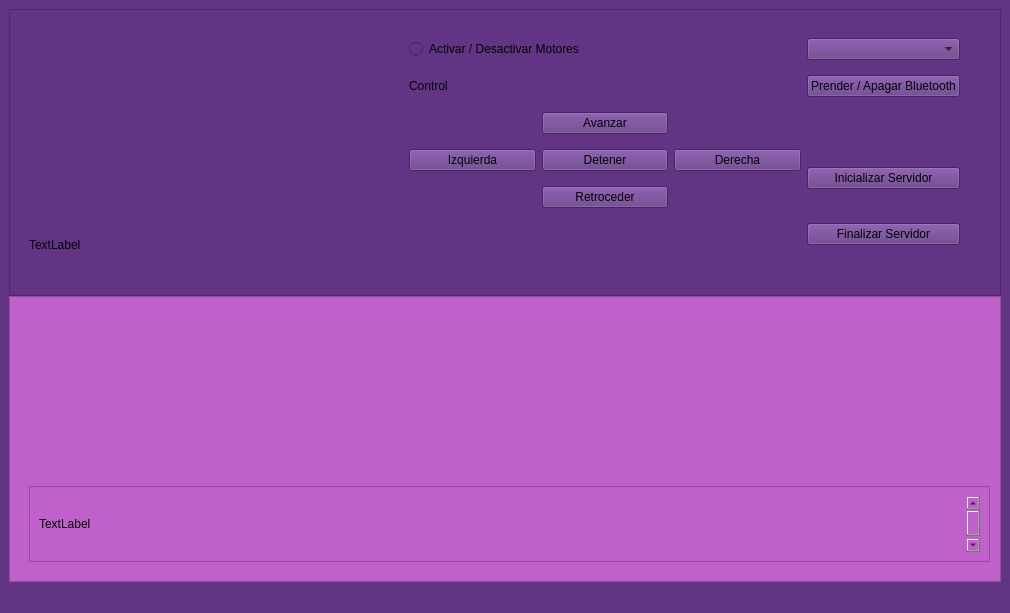
<?xml version="1.0" encoding="UTF-8"?>
<ui version="4.0">
 <class>MainWindow</class>
 <widget class="QMainWindow" name="MainWindow">
  <property name="geometry">
   <rect>
    <x>0</x>
    <y>0</y>
    <width>1010</width>
    <height>613</height>
   </rect>
  </property>
  <property name="windowTitle">
   <string>MainWindow</string>
  </property>
  <property name="styleSheet">
   <string notr="true">background-color: rgb(97, 53, 131);</string>
  </property>
  <widget class="QWidget" name="centralwidget">
   <layout class="QHBoxLayout" name="horizontalLayout">
    <item>
     <layout class="QVBoxLayout" name="verticalLayout">
      <property name="spacing">
       <number>0</number>
      </property>
      <item>
       <widget class="QFrame" name="frame_arriba">
        <property name="frameShape">
         <enum>QFrame::StyledPanel</enum>
        </property>
        <property name="frameShadow">
         <enum>QFrame::Raised</enum>
        </property>
        <widget class="QLabel" name="autor">
         <property name="geometry">
          <rect>
           <x>20</x>
           <y>210</y>
           <width>691</width>
           <height>51</height>
          </rect>
         </property>
         <property name="text">
          <string>TextLabel</string>
         </property>
        </widget>
        <widget class="QLabel" name="Imagen">
         <property name="geometry">
          <rect>
           <x>10</x>
           <y>20</y>
           <width>341</width>
           <height>191</height>
          </rect>
         </property>
         <property name="text">
          <string/>
         </property>
         <property name="pixmap">
          <pixmap>../../../../../../Descargas/Telegram Desktop/photo_2021-11-19_03-34-04.jpg</pixmap>
         </property>
         <property name="scaledContents">
          <bool>true</bool>
         </property>
         <property name="margin">
          <number>0</number>
         </property>
        </widget>
        <widget class="QWidget" name="">
         <property name="geometry">
          <rect>
           <x>400</x>
           <y>20</y>
           <width>551</width>
           <height>231</height>
          </rect>
         </property>
         <layout class="QGridLayout" name="gridLayout">
          <item row="0" column="0" colspan="3">
           <widget class="QRadioButton" name="on_off_motor">
            <property name="text">
             <string>Activar / Desactivar Motores</string>
            </property>
           </widget>
          </item>
          <item row="0" column="3">
           <widget class="QComboBox" name="devices_mac"/>
          </item>
          <item row="1" column="0" colspan="3">
           <widget class="QLabel" name="label">
            <property name="text">
             <string>Control</string>
            </property>
           </widget>
          </item>
          <item row="1" column="3">
           <widget class="QPushButton" name="on_off_bt">
            <property name="text">
             <string>Prender / Apagar Bluetooth</string>
            </property>
           </widget>
          </item>
          <item row="2" column="1">
           <widget class="QPushButton" name="avanzar">
            <property name="text">
             <string>Avanzar</string>
            </property>
           </widget>
          </item>
          <item row="3" column="0">
           <widget class="QPushButton" name="izquierda">
            <property name="text">
             <string>Izquierda</string>
            </property>
           </widget>
          </item>
          <item row="3" column="1">
           <widget class="QPushButton" name="detener">
            <property name="text">
             <string>Detener</string>
            </property>
           </widget>
          </item>
          <item row="3" column="2">
           <widget class="QPushButton" name="derecha">
            <property name="text">
             <string>Derecha</string>
            </property>
           </widget>
          </item>
          <item row="3" column="3" rowspan="2">
           <widget class="QPushButton" name="on_server">
            <property name="text">
             <string>Inicializar Servidor</string>
            </property>
           </widget>
          </item>
          <item row="4" column="1">
           <widget class="QPushButton" name="retroceder">
            <property name="text">
             <string>Retroceder</string>
            </property>
           </widget>
          </item>
          <item row="5" column="3">
           <widget class="QPushButton" name="off_server">
            <property name="text">
             <string>Finalizar Servidor</string>
            </property>
           </widget>
          </item>
         </layout>
        </widget>
       </widget>
      </item>
      <item>
       <widget class="QFrame" name="frame_abajo">
        <property name="styleSheet">
         <string notr="true">background-color: rgb(192, 97, 203);
border-color: rgb(28, 113, 216);</string>
        </property>
        <property name="frameShape">
         <enum>QFrame::StyledPanel</enum>
        </property>
        <property name="frameShadow">
         <enum>QFrame::Raised</enum>
        </property>
        <widget class="QScrollArea" name="scrollArea">
         <property name="geometry">
          <rect>
           <x>20</x>
           <y>190</y>
           <width>961</width>
           <height>76</height>
          </rect>
         </property>
         <property name="widgetResizable">
          <bool>true</bool>
         </property>
         <widget class="QWidget" name="scrollAreaWidgetContents">
          <property name="geometry">
           <rect>
            <x>0</x>
            <y>0</y>
            <width>959</width>
            <height>74</height>
           </rect>
          </property>
          <layout class="QGridLayout" name="gridLayout_2">
           <item row="0" column="0">
            <layout class="QHBoxLayout" name="horizontalLayout_2">
             <item>
              <widget class="QLabel" name="Registro">
               <property name="text">
                <string>TextLabel</string>
               </property>
              </widget>
             </item>
             <item>
              <widget class="QScrollBar" name="scroll">
               <property name="orientation">
                <enum>Qt::Vertical</enum>
               </property>
              </widget>
             </item>
            </layout>
           </item>
          </layout>
         </widget>
        </widget>
       </widget>
      </item>
     </layout>
    </item>
   </layout>
  </widget>
  <widget class="QMenuBar" name="menubar">
   <property name="geometry">
    <rect>
     <x>0</x>
     <y>0</y>
     <width>1010</width>
     <height>22</height>
    </rect>
   </property>
  </widget>
  <widget class="QStatusBar" name="statusbar"/>
 </widget>
 <resources/>
 <connections/>
</ui>
